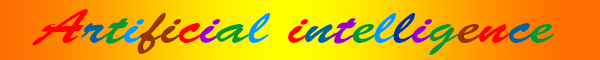
#> input picture notebook/lesson8_files/ai.png, 600 x 60 px
$ jupyter execute --allow-errors cviko7.ipynb   (shell and % lines are left out)
#> lines starting #> are read from the running program, lines starting #| are printed output that depends on the picture; after the words box and inside, x2 and y2 are one past the last pixel; in counts of white or black regions, pixels touching at a corner belong together
[cell 1]
import numpy as np
from numpy import array

[cell 2]
A = """
.XXX.
X...X
XXXXX
X...X
X...X
"""
T = """
XXXXX
..X..
..X..
..X..
..X..
"""

E = """
XXXXX
X....
XXX..
X....
XXXXX
"""

[cell 3]
def to_vector(letter):
    return array([+1 if c=='X' else 0 for c in letter.replace('\n','')])

[cell 4]
a_vec = to_vector(A)
t_vec = to_vector(T)
e_vec = to_vector(E)

[cell 5]
def display(pattern):
    from pylab import imshow, cm, show
    imshow(pattern.reshape((5,5)),cmap=cm.binary, interpolation='nearest')
    show()

[cell 6]
new_char = """
..X..
.X.X.
X...X
XXXXX
X...X
"""

[cell 7]
new_vec = to_vector(new_char)
new_vec

[cell 8]
def histogram(pattern):
  h = np.array([0, 0, 0, 0, 0])
  row = 0
  for ch in pattern:
    if row < 5:
      row = row + 1
    else:
      row = 1
    if ch == 1:
        h[row-1] = h[row-1] + 1
  #  print(row,' - ', ch)
  return h

[cell 9]
#alternative
def histogram(pattern):
    pattern = np.array(pattern).reshape(5, 5)
    return np.sum(pattern, axis=0)

[cell 10]
np.array(new_vec).reshape(5, 5)

[cell 11]
histogram(new_vec)

[cell 12]
from scipy.spatial import distance

[cell 13]
dst_a = distance.euclidean(histogram(new_vec), histogram(a_vec))
dst_t = distance.euclidean(histogram(new_vec), histogram(t_vec))
dst_e = distance.euclidean(histogram(new_vec), histogram(e_vec))
print('a:',dst_a,', t:',dst_t,', e:',dst_e)

[cell 14]
#alternative
def vertical_histogram(pattern):
    pattern = np.array(pattern).reshape(5, 5)
    return np.sum(pattern, axis=1)

[cell 15]
dst_a = distance.euclidean(vertical_histogram(new_vec), vertical_histogram(a_vec))
dst_t = distance.euclidean(vertical_histogram(new_vec), vertical_histogram(t_vec))
dst_e = distance.euclidean(vertical_histogram(new_vec), vertical_histogram(e_vec))
print('a:',dst_a,', t:',dst_t,', e:',dst_e)

[cell 16]
import matplotlib.pyplot as plt

[cell 17]
ai_img = plt.imread("lesson8_files/ai.png")
#> ai_img is the input picture: shape (60, 600, 3) float32; mean R, G, B 0.905, 0.645, 0.0606
ai_img

[cell 18]
plt.imshow(ai_img)

[cell 19]
data_gray = np.mean(ai_img, axis=2)
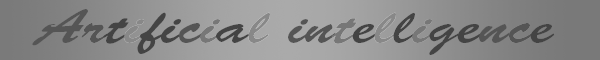
#> data_gray: shape (60, 600) float32; min 0.267, max 0.712, mean 0.537
plt.imshow(data_gray, cmap='gray')
plt.show()

[cell 20]
import cv2

[cell 21]
image_src = cv2.imread('lesson8_files/ai.png')
image_gray = cv2.cvtColor(image_src, cv2.COLOR_BGR2GRAY)
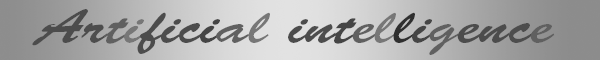
#> image_gray: shape (60, 600); min 47, max 226, mean 167.4

[cell 22]
plt.imshow(image_gray)

[cell 23]
plt.imshow(image_gray, cmap='gray')

[cell 24]
thresh_val = 127

[cell 25]
th, image_b = cv2.threshold(src=image_gray, thresh=thresh_val, maxval=255, type=cv2.THRESH_BINARY)
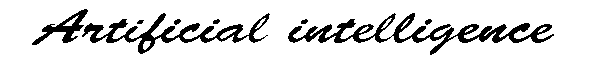
#> image_b: shape (60, 600); 85.7% white; 8 black regions, largest, box (x1, y1, x2, y2) and area: (288, 13, 554, 55) 2602, (82, 13, 270, 54) 1818, (32, 9, 88, 45) 602
#> th = 127

[cell 26]
plt.imshow(image_b, cmap="gray")

[cell 27]
thresh_val = 88
th, image_b = cv2.threshold(src=image_gray, thresh=thresh_val, maxval=255, type=cv2.THRESH_BINARY)
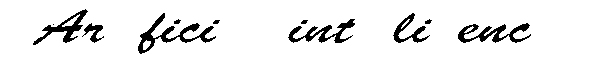
#> image_b: shape (60, 600); 91.7% white; 11 black regions (1 under 20 px), largest, box (x1, y1, x2, y2) and area: (138, 13, 216, 54) 726, (458, 23, 531, 43) 597, (288, 19, 355, 43) 538
#> th = 88
plt.imshow(image_b, cmap="gray")

[cell 28]
thresh_val = 64
th, image_b = cv2.threshold(src=image_gray, thresh=thresh_val, maxval=255, type=cv2.THRESH_BINARY)
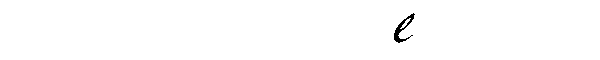
#> image_b: shape (60, 600); 99.5% white; 1 black region, box (x1, y1, x2, y2) and area: (394, 13, 415, 43) 187
#> th = 64
plt.imshow(image_b, cmap="gray")

[cell 29]
thresh_val = 96
th, image_b = cv2.threshold(src=image_gray, thresh=thresh_val, maxval=255, type=cv2.THRESH_BINARY)
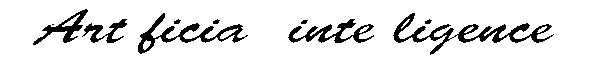
#> image_b: shape (60, 600); 88.7% white; 10 black regions (1 under 20 px), largest, box (x1, y1, x2, y2) and area: (393, 13, 554, 55) 1381, (138, 13, 248, 54) 967, (288, 19, 374, 43) 728
#> th = 96
plt.imshow(image_b, cmap="gray")

[cell 30]
thresh_val = 170
th, image_b = cv2.threshold(src=image_gray, thresh=thresh_val, maxval=255, type=cv2.THRESH_BINARY)
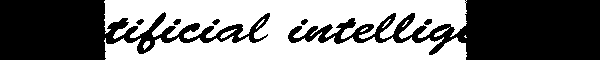
#> image_b: shape (60, 600); 48.5% white; 9 white regions (3 under 20 px), largest, box (x1, y1, x2, y2) and area: (104, 0, 467, 60) 17236, (220, 29, 237, 39) 56, (434, 27, 450, 37) 49, (143, 41, 150, 50) 39, (256, 19, 265, 29) 23, (382, 19, 391, 28) 21
#> th = 170
plt.imshow(image_b, cmap="gray")

[cell 31]
image_b.shape
#> Out = (60, 600)

[cell 32]
from numpy import asarray

[cell 33]
numpydata = asarray(image_b)

[cell 34]
numpydata.shape
#> Out = (60, 600)

[cell 35]
numpydata[0, 0]
#> Out = 0

[cell 36]
numpydata[5, 500]
#> Out = 0

[cell 37]
numpydata[45, 245]
#> Out = 255

[cell 38]
char_a1 = cv2.imread('lesson8_files/a1.png')

#> (a cell that did not finish here is left out)

[cell 40]
numpydata = asarray(char_a1)

[cell 41]
numpydata

#> (a cell that did not finish here is left out)

[cell 43]
thresh_val = 127

[cell 44]
th, image_b = cv2.threshold(src=image_gray, thresh=thresh_val, maxval=255, type=cv2.THRESH_BINARY)
#> th = 127

[cell 45]
numpydata = asarray(image_b)

[cell 46]
numpydata

[cell 47]
numpydata_original = numpydata

[cell 48]
# Convert to 1D vector
numpydata = numpydata // 255
numpydata = numpydata.flatten()
numpydata = np.where(numpydata == 0, 1, 0)
